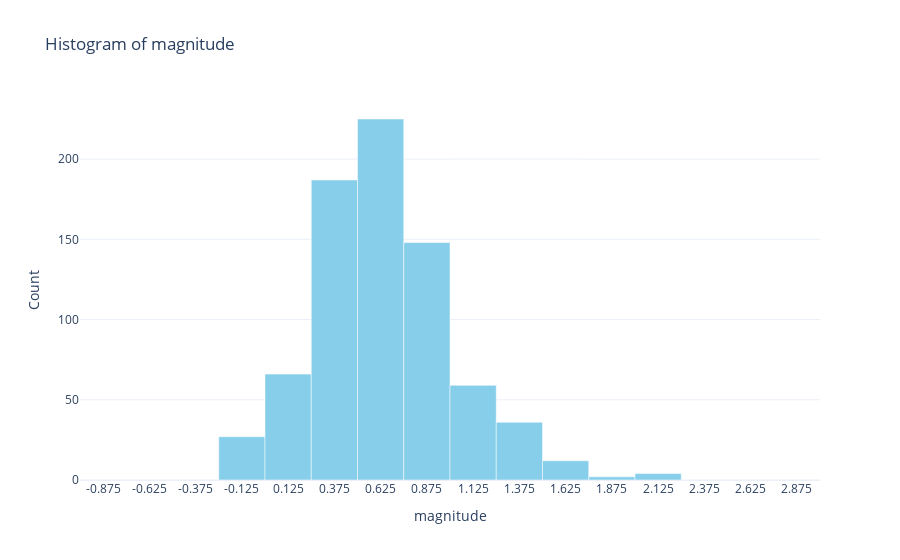

Notebook code for this chart:
### Markdown cell above
### 4. Plotting Histogram

Using the `LqtAnalysis` class instance object, you can also plot the histogram for any given numerical columns:

### Code cell
# Example of using plot_histogram method
lqt_ready_2.plot_histogram('magnitude', bin_width=0.25, min_bin=-1.0, max_bin=3.0)

### Figure 1 — Plotly figure (JSON) as saved in the notebook; plotly's stock layout.template omitted (floating-point values rounded to 4 significant figures)
{"data": [{"hovertemplate": "Bin_center: %{x:.3f}<br>count: %{y}<extra></extra>", "marker": {"color": "skyblue"}, "name": "magnitude", "type": "bar", "width": 0.25, "x": [-0.875, -0.625, -0.375, -0.125, 0.125, 0.375, 0.625, 0.875, 1.125, 1.375, 1.625, 1.875, 2.125, 2.375, 2.625, 2.875], "y": [0, 0, 0, 27, 66, 187, 225, 148, 59, 36, 12, 2, 4, 0, 0, 0]}], "layout": {"bargap": 0.25, "showlegend": false, "title": {"text": "Histogram of magnitude"}, "xaxis": {"tickmode": "array", "ticktext": ["-0.875", "-0.625", "-0.375", "-0.125", "0.125", "0.375", "0.625", "0.875", "1.125", "1.375", "1.625", "1.875", "2.125", "2.375", "2.625", "2.875"], "tickvals": [-0.875, -0.625, -0.375, -0.125, 0.125, 0.375, 0.625, 0.875, 1.125, 1.375, 1.625, 1.875, 2.125, 2.375, 2.625, 2.875], "title": {"text": "magnitude"}}, "yaxis": {"title": {"text": "Count"}}}}
